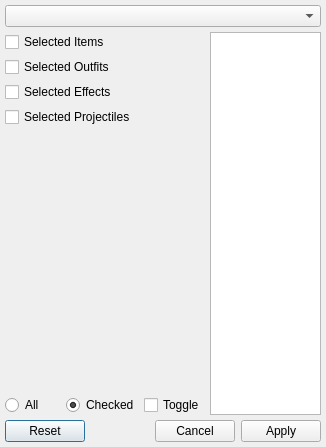
<?xml version="1.0" encoding="UTF-8"?>
<ui version="4.0">
 <class>ItemAttributeEditorClass</class>
 <widget class="QDialog" name="ItemAttributeEditorClass">
  <property name="geometry">
   <rect>
    <x>0</x>
    <y>0</y>
    <width>326</width>
    <height>447</height>
   </rect>
  </property>
  <property name="windowTitle">
   <string>ItemAttributeEditor</string>
  </property>
  <layout class="QGridLayout" name="gridLayout">
   <property name="margin">
    <number>5</number>
   </property>
   <property name="spacing">
    <number>5</number>
   </property>
   <item row="0" column="0" colspan="4">
    <widget class="QComboBox" name="comboVersions"/>
   </item>
   <item row="1" column="0" colspan="2">
    <widget class="QCheckBox" name="selectedItems">
     <property name="text">
      <string>Selected Items</string>
     </property>
     <property name="checked">
      <bool>false</bool>
     </property>
    </widget>
   </item>
   <item row="1" column="3" rowspan="6">
    <widget class="QTreeView" name="itemView">
     <property name="sizePolicy">
      <sizepolicy hsizetype="Preferred" vsizetype="Expanding">
       <horstretch>10</horstretch>
       <verstretch>0</verstretch>
      </sizepolicy>
     </property>
     <property name="editTriggers">
      <set>QAbstractItemView::NoEditTriggers</set>
     </property>
     <property name="alternatingRowColors">
      <bool>true</bool>
     </property>
     <property name="indentation">
      <number>10</number>
     </property>
     <property name="rootIsDecorated">
      <bool>false</bool>
     </property>
     <property name="itemsExpandable">
      <bool>false</bool>
     </property>
     <property name="sortingEnabled">
      <bool>true</bool>
     </property>
     <property name="allColumnsShowFocus">
      <bool>true</bool>
     </property>
     <property name="headerHidden">
      <bool>true</bool>
     </property>
     <property name="expandsOnDoubleClick">
      <bool>false</bool>
     </property>
    </widget>
   </item>
   <item row="2" column="0" colspan="2">
    <widget class="QCheckBox" name="selectedOutfits">
     <property name="text">
      <string>Selected Outfits</string>
     </property>
    </widget>
   </item>
   <item row="3" column="0" colspan="2">
    <widget class="QCheckBox" name="selectedEffects">
     <property name="text">
      <string>Selected Effects</string>
     </property>
    </widget>
   </item>
   <item row="4" column="0" colspan="2">
    <widget class="QCheckBox" name="selectedProjectiles">
     <property name="text">
      <string>Selected Projectiles</string>
     </property>
    </widget>
   </item>
   <item row="5" column="0" colspan="3">
    <widget class="ItemAttributes" name="itemAttributes" native="true">
     <property name="sizePolicy">
      <sizepolicy hsizetype="Expanding" vsizetype="Preferred">
       <horstretch>5</horstretch>
       <verstretch>0</verstretch>
      </sizepolicy>
     </property>
    </widget>
   </item>
   <item row="6" column="0">
    <widget class="QRadioButton" name="buttonAll">
     <property name="text">
      <string>All</string>
     </property>
    </widget>
   </item>
   <item row="6" column="1">
    <widget class="QRadioButton" name="buttonSelected">
     <property name="text">
      <string>Checked</string>
     </property>
     <property name="checked">
      <bool>true</bool>
     </property>
    </widget>
   </item>
   <item row="7" column="0" colspan="4">
    <widget class="QDialogButtonBox" name="buttonBox">
     <property name="standardButtons">
      <set>QDialogButtonBox::Apply|QDialogButtonBox::Cancel|QDialogButtonBox::Reset</set>
     </property>
    </widget>
   </item>
   <item row="6" column="2">
    <widget class="QCheckBox" name="buttonToggle">
     <property name="toolTip">
      <string/>
     </property>
     <property name="text">
      <string>Toggle</string>
     </property>
    </widget>
   </item>
  </layout>
 </widget>
 <layoutdefault spacing="6" margin="11"/>
 <customwidgets>
  <customwidget>
   <class>ItemAttributes</class>
   <extends>QWidget</extends>
   <header>itemattributes.h</header>
   <container>1</container>
  </customwidget>
 </customwidgets>
 <resources/>
 <connections/>
</ui>
